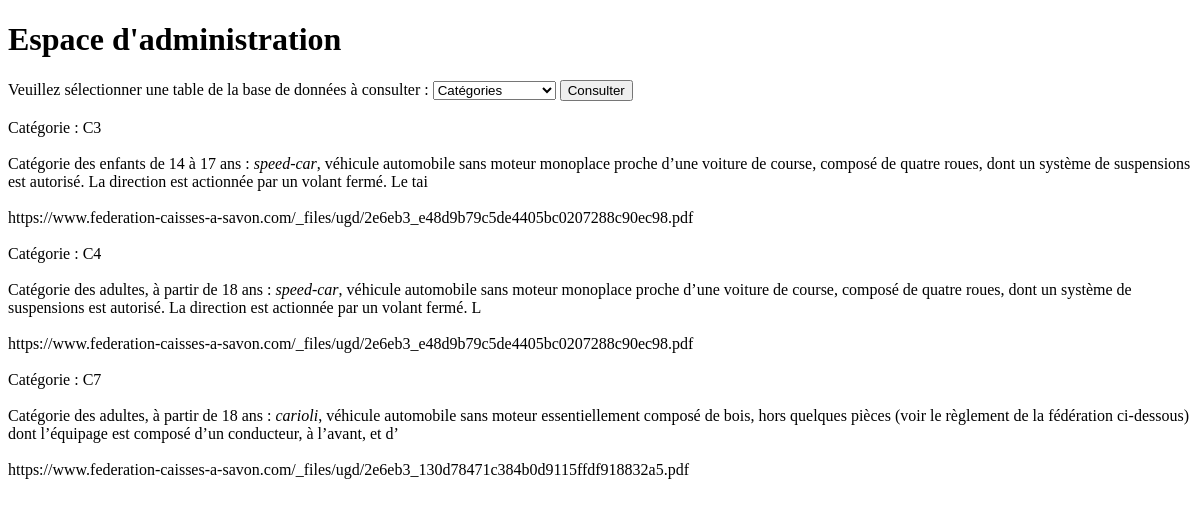
Before: /Yaël/Categorie2.php with the older database file.
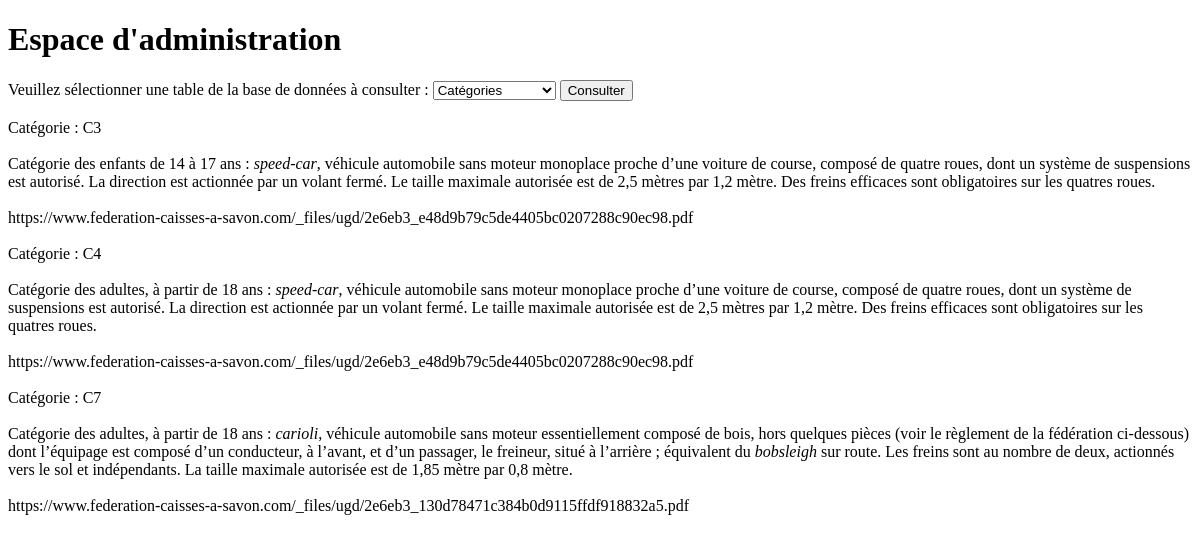
After: the same page with the newer database file.
### tables this page shows
CREATE TABLE `categorie` (
  `nomCategorie` varchar(255) NOT NULL,
  `reglement` text DEFAULT NULL,
  `lienFederation` varchar(255) NOT NULL
);

### Yaël/Categorie2.php (the view, shortened to what this page needs)
<!doctype HTML>
<html lang="fr">
    <head>
    </head>
    <body>
        <h1>Espace d'administration</h1>
        <form method="POST" action="Admin2.php">
        <label>Veuillez sélectionner une table de la base de données à consulter :</label>
        <select id="select" name="select">
            <option value="Categorie2.php" selected>Catégories</option>
        </select>
        <button id="button">Consulter</button>
        </form>
        <br>
    </body>
</html>
<?php
    $db=new PDO('mysql:host=localhost;port=3306;dbname=lcdr','root','');
    $results=$db->query('SELECT nomCategorie, reglement, lienFederation FROM categorie');
    $tab=$results->fetchAll();
    $categories=count($tab);
    class Categorie
    {
        public $nomCategorie="";
        public $reglement="";
        public $lienFederation="";
        public function __construct($nomCategorie, $reglement, $lienFederation)
        {
            $this->nomCategorie=$nomCategorie;
            $this->reglement=$reglement;
            $this->lienFederation=$lienFederation;
        }
        public function affichage()
        {
            echo "Catégorie : ".$this->nomCategorie."<br><br>".$this->reglement."<br><br>".$this->lienFederation."<br><br>";
        }
    }
    $categorie=array();
    for($i=0;$i<$categories;$i++)
    {
        $categorie[$i]=new Categorie($tab[$i][0], $tab[$i][1], $tab[$i][2]);
        $categorie[$i]->affichage();
    }
?>

Changed rows visible on the page:
changed categorie "C3": reglement "Catégorie des enfants de 14 à 17 ans : speed-car , véhicule automobile sans moteur monoplace proche d’une voiture de course, composé de quatre roues, dont un système de suspensions est autorisé. La direction est actionnée par un volant fermé. Le tai" → "Catégorie des enfants de 14 à 17 ans : speed-car , véhicule automobile sans moteur monoplace proche d’une voiture de course, composé de quatre roues, dont un système de suspensions est autorisé. La direction est actionnée par un volant fermé. Le taille maximale autorisée est de 2,5 mètres par 1,2 mètre. Des freins efficaces sont obligatoires sur les quatres roues."
changed categorie "C4": reglement "Catégorie des adultes, à partir de 18 ans : speed-car , véhicule automobile sans moteur monoplace proche d’une voiture de course, composé de quatre roues, dont un système de suspensions est autorisé. La direction est actionnée par un volant fermé. L" → "Catégorie des adultes, à partir de 18 ans : speed-car , véhicule automobile sans moteur monoplace proche d’une voiture de course, composé de quatre roues, dont un système de suspensions est autorisé. La direction est actionnée par un volant fermé. Le taille maximale autorisée est de 2,5 mètres par 1,2 mètre. Des freins efficaces sont obligatoires sur les quatres roues."
changed categorie "C7": reglement "Catégorie des adultes, à partir de 18 ans : carioli , véhicule automobile sans moteur essentiellement composé de bois, hors quelques pièces (voir le règlement de la fédération ci-dessous) dont l’équipage est composé d’un conducteur, à l’avant, et d’" → "Catégorie des adultes, à partir de 18 ans : carioli , véhicule automobile sans moteur essentiellement composé de bois, hors quelques pièces (voir le règlement de la fédération ci-dessous) dont l’équipage est composé d’un conducteur, à l’avant, et d’un passager, le freineur, situé à l’arrière ; équivalent du bobsleigh sur route. Les freins sont au nombre de deux, actionnés vers le sol et indépendants. La taille maximale autorisée est de 1,85 mètre par 0,8 mètre."
